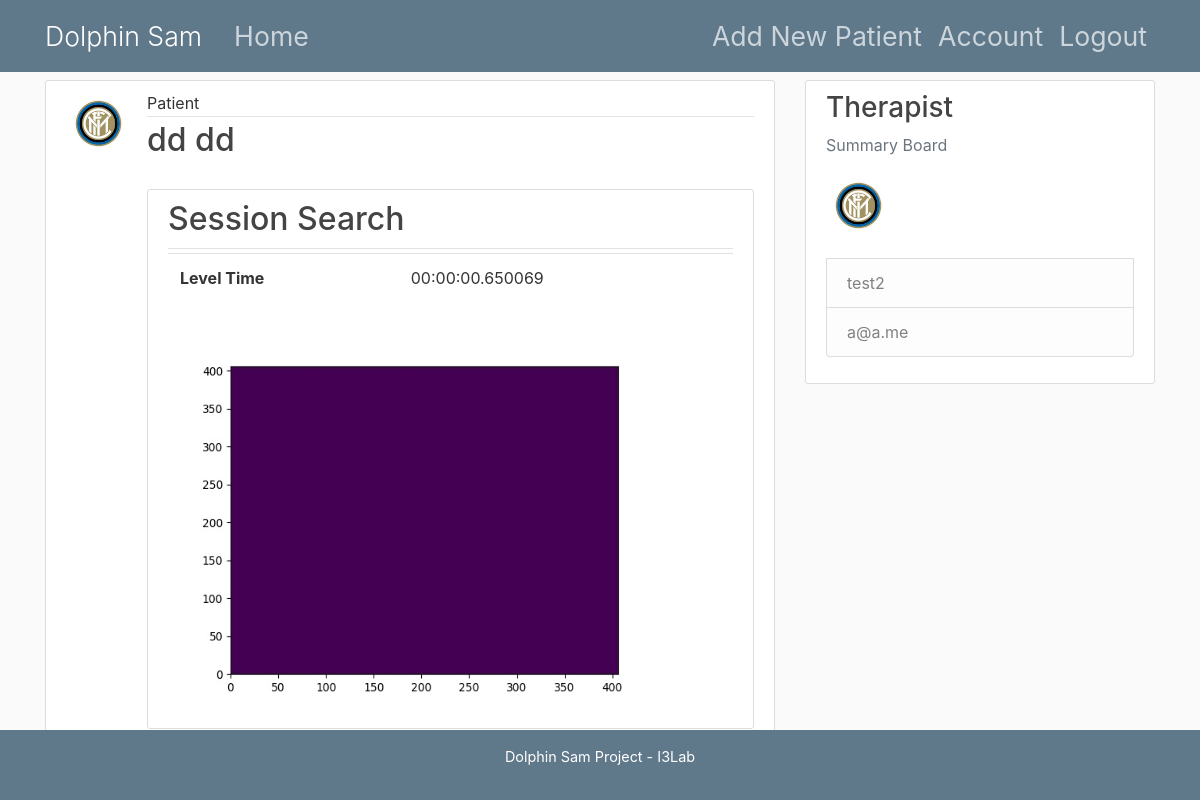
The app's page /sessiongame/28 (signed in) with its own data.
### server/models.py (models this page shows, shortened)
class User(db.Model, UserMixin):
    id = db.Column(db.Integer, primary_key=True)
    username = db.Column(db.String(20), unique=True, nullable=False)
    email = db.Column(db.String(120), unique=True, nullable=False)
    image_file = db.Column(db.String(20), nullable=False, default='default.jpg')
    password = db.Column(db.String(60), nullable=False)
    patients = db.relationship('Patient', backref='therapist', lazy=True)

class Patient(db.Model):
    id = db.Column(db.Integer, primary_key=True)
    last_name = db.Column(db.String(20), nullable=False)
    first_name = db.Column(db.String(20), nullable=False)
    date_of_birth = db.Column(db.Date, nullable=False)
    type_of_disability = db.Column(db.String(50), nullable=False)
    comment = db.Column(db.String(250))
    image_file = db.Column(db.String(20), nullable=False, default='default_user.jpg')
    user_id = db.Column(db.Integer, db.ForeignKey('user.id'), nullable=False)
    levels_run = db.relationship('LevelRun', lazy=True)
    levels_search = db.relationship('LevelSearch', lazy=True)
    sessions = db.relationship('Session', lazy=True)

class SessionSearch(db.Model):
    id = db.Column(db.Integer, primary_key=True)
    level_time = db.Column(db.Time, nullable=False, default=time(0,0,0,0))
    image_file = db.Column(db.String(150), nullable=False, default='default.jpg')
    session_id = db.Column(db.Integer, db.ForeignKey('session.id'), nullable=False)

### server/routes.py (the view)
@app.route("/sessiongame/<id_ss>", methods=['GET', 'POST'])  # route decoder to navigate our web application. In this case the slash / is simply the root
def sessiongame(id_ss):
    id_reg = int(id_ss)
    session = Session.query.get(id_reg)
    pat = Patient.query.get(session.patient_id)
    session_runs = session.session_runs
    session_searches = session.session_searches
    return render_template('session_game.html', patient=pat, ss_runs=session_runs, ss_searches=session_searches)

### server/models.py (called while the page is built)
@login_manager.user_loader
def load_user(user_id):
    return User.query.get(int(user_id))

### server/templates/session_game.html (shortened to what this page needs)
{% extends "layout_fixed.html" %}
{% block content %}
<article class="media content-section">
    <img class="rounded-circle article-img" src="{{ url_for('static', filename='profile_pics/' + patient.therapist.image_file) }}">
    <div class="media-body">
        <div class="article-metadata">
            <a class="mr-2">Patient</a>
        </div>
        <h2><a class="article-title">{{ patient.last_name }} {{ patient.first_name }}</a></h2>
        {% for ssc in ss_searches %}
        <article class="media content-section" style="margin-top: 30px">
            <div class="media-body">
                <div class="article-metadata">
                    <h2><a class="mr-2">Session Search</a></h2>
                </div>
                <table class="table">
                    <tbody>
                    <tr><th>Level Time</th><td>{{ ssc.level_time }}</td></tr>
                    </tbody>
                </table>
                <img src="{{ url_for('static', filename='heatmap_pics/' + ssc.image_file) }}" width="500" height="400">
            </div>
        </article>
        {% endfor %}
    </div>
</article>
{% endblock content %}

### server/templates/layout_fixed.html (shortened to what this page needs)
<!DOCTYPE html>
<html>
<head>
    <link rel="stylesheet" href="https://maxcdn.bootstrapcdn.com/bootstrap/4.0.0/css/bootstrap.min.css">
    <link rel="stylesheet" type="text/css" href="{{ url_for('static', filename='main.css') }}">
</head>
<body>
<header class="site-header">
    <nav class="navbar navbar-expand-md navbar-dark bg-steel fixed-top">
        <div class="container">
            <a class="navbar-brand mr-4" href="/">Dolphin Sam</a>
            <div class="collapse navbar-collapse" id="navbarToggle">
                <div class="navbar-nav mr-auto">
                    <a class="nav-item nav-link" href="{{ url_for('home') }}">Home</a>
                </div>
                <div class="navbar-nav">
                    {% if current_user.is_authenticated %}
                    <a class="nav-item nav-link" href="{{ url_for('new_patient') }}">Add New Patient</a>
                    <a class="nav-item nav-link" href="{{ url_for('account') }}">Account</a>
                    <a class="nav-item nav-link" href="{{ url_for('logout') }}">Logout</a>
                    {% else %}
                    <a class="nav-item nav-link" href="{{ url_for('login') }}">Login</a>
                    <a class="nav-item nav-link" href="{{ url_for('register') }}">Register</a>
                    {% endif %}
                </div>
            </div>
        </div>
    </nav>
</header>
<main role="main" class="container">
    <div class="row">
        <div class="col-md-8">
            {% block content %}{% endblock %}
        </div>
        <div class="col-md-4">
            <div class="content-section">
                <h3>Therapist</h3>
                <p class='text-muted'>Summary Board
                <ul class="list-group">
                    {% if current_user.is_authenticated %}
                    <img class="rounded-circle article-img" src="{{ url_for('static', filename='profile_pics/' + current_user.image_file) }}" style="margin-bottom: 20px">
                    <li class="list-group-item list-group-item-light"> {{ current_user.username }} </li>
                    <li class="list-group-item list-group-item-light"> {{ current_user.email }} </li>
                    {% else %}
                    <li class="list-group-item list-group-item-light">Username</li>
                    <li class="list-group-item list-group-item-light">Email</li>
                    {% endif %}
                </ul>
                </p>
            </div>
        </div>
    </div>
</main>
<div class="copy-layout-fixed">
    <p>Dolphin Sam Project - I3Lab</p>
</div>
</body>
</html>

### server/static/main.css (style rules this page uses)
body { background: #fafafa; color: #333333; margin-top: 5rem; }
h1, h2, h3, h4, h5, h6 { color: #444444; }
.bg-steel { background-color: #5f788a; }
.site-header .navbar-nav .nav-link { color: #cbd5db; font-size: 20pt; }
.site-header .navbar-brand { font-size: 20pt; font-weight: 300; }
.content-section { background: #ffffff; padding: 10px 20px; border: 1px solid #dddddd; border-radius: 3px; margin-bottom: 20px; }
.article-title { color: #444444; }
.article-img { height: 65px; width: 65px; margin-right: 16px; }
.article-metadata { padding-bottom: 1px; margin-bottom: 4px; border-bottom: 1px solid #e3e3e3 }
.table { padding: 10px; }
.copy-layout-fixed { position: absolute; bottom: 0; left: 0; right: 0; text-align: center; background: #5f788a; padding: 1em 1em; }
.copy-layout-fixed p { color: #fff; font-size:0.9em; }

### records on screen
User: image_file (placeholder picture)
Patient: last_name "dd", first_name "dd"
SessionSearch: level_time "00:00:00.650069", image_file (picture)
User: image_file (placeholder picture), username "test2", email "a@a.me"
